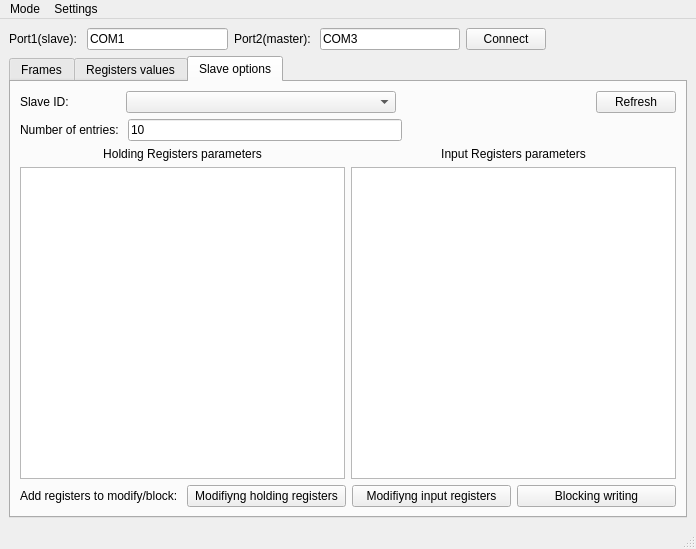
<?xml version="1.0" encoding="UTF-8"?>
<ui version="4.0">
 <class>MainWindow</class>
 <widget class="QMainWindow" name="MainWindow">
  <property name="geometry">
   <rect>
    <x>0</x>
    <y>0</y>
    <width>696</width>
    <height>549</height>
   </rect>
  </property>
  <property name="windowTitle">
   <string>MainWindow</string>
  </property>
  <widget class="QWidget" name="centralwidget">
   <layout class="QGridLayout" name="gridLayout_3">
    <item row="0" column="0">
     <layout class="QGridLayout" name="gridLayout">
      <item row="0" column="6">
       <widget class="QLineEdit" name="lineEdit_2">
        <property name="text">
         <string>COM3</string>
        </property>
       </widget>
      </item>
      <item row="0" column="8">
       <spacer name="horizontalSpacer">
        <property name="orientation">
         <enum>Qt::Horizontal</enum>
        </property>
        <property name="sizeHint" stdset="0">
         <size>
          <width>40</width>
          <height>20</height>
         </size>
        </property>
       </spacer>
      </item>
      <item row="0" column="4">
       <widget class="QLineEdit" name="lineEdit">
        <property name="text">
         <string>COM1</string>
        </property>
       </widget>
      </item>
      <item row="0" column="7">
       <widget class="QPushButton" name="pushButton">
        <property name="text">
         <string>Connect</string>
        </property>
       </widget>
      </item>
      <item row="0" column="3">
       <widget class="QLabel" name="label">
        <property name="text">
         <string>Port1(slave): </string>
        </property>
       </widget>
      </item>
      <item row="0" column="5">
       <widget class="QLabel" name="label_2">
        <property name="text">
         <string>Port2(master): </string>
        </property>
       </widget>
      </item>
     </layout>
    </item>
    <item row="1" column="0">
     <widget class="QTabWidget" name="tabWidget">
      <property name="currentIndex">
       <number>2</number>
      </property>
      <widget class="QWidget" name="tab">
       <property name="enabled">
        <bool>true</bool>
       </property>
       <attribute name="title">
        <string>Frames</string>
       </attribute>
       <layout class="QGridLayout" name="gridLayout_2">
        <item row="0" column="0">
         <widget class="QTableWidget" name="tableWidget">
          <column>
           <property name="text">
            <string>Slave ID</string>
           </property>
          </column>
          <column>
           <property name="text">
            <string>Function code</string>
           </property>
          </column>
          <column>
           <property name="text">
            <string>Data</string>
           </property>
          </column>
          <column>
           <property name="text">
            <string>CRC error check</string>
           </property>
          </column>
         </widget>
        </item>
       </layout>
      </widget>
      <widget class="QWidget" name="tab_2">
       <attribute name="title">
        <string>Registers values</string>
       </attribute>
       <layout class="QGridLayout" name="gridLayout_4">
        <item row="2" column="0">
         <widget class="QTableWidget" name="tableWidget_3"/>
        </item>
        <item row="1" column="0">
         <layout class="QGridLayout" name="gridLayout_7">
          <item row="1" column="2">
           <widget class="QLabel" name="label_6">
            <property name="text">
             <string>Register count: </string>
            </property>
           </widget>
          </item>
          <item row="0" column="0">
           <widget class="QLabel" name="label_3">
            <property name="text">
             <string>Slave ID: </string>
            </property>
           </widget>
          </item>
          <item row="1" column="0">
           <widget class="QLabel" name="label_5">
            <property name="text">
             <string>Address count: </string>
            </property>
           </widget>
          </item>
          <item row="0" column="3">
           <widget class="QComboBox" name="comboBox_2">
            <property name="minimumSize">
             <size>
              <width>140</width>
              <height>0</height>
             </size>
            </property>
            <item>
             <property name="text">
              <string>Input registers</string>
             </property>
            </item>
            <item>
             <property name="text">
              <string>Holding registers</string>
             </property>
            </item>
           </widget>
          </item>
          <item row="0" column="1">
           <widget class="QComboBox" name="comboBox">
            <property name="minimumSize">
             <size>
              <width>0</width>
              <height>0</height>
             </size>
            </property>
           </widget>
          </item>
          <item row="1" column="1">
           <widget class="QLineEdit" name="lineEdit_3">
            <property name="text">
             <string>10</string>
            </property>
           </widget>
          </item>
          <item row="1" column="3">
           <widget class="QLineEdit" name="lineEdit_4">
            <property name="text">
             <string>10</string>
            </property>
           </widget>
          </item>
          <item row="0" column="2">
           <widget class="QLabel" name="label_4">
            <property name="text">
             <string>Data type: </string>
            </property>
           </widget>
          </item>
         </layout>
        </item>
        <item row="1" column="1">
         <widget class="QPushButton" name="pushButton_2">
          <property name="text">
           <string>Refresh</string>
          </property>
         </widget>
        </item>
       </layout>
      </widget>
      <widget class="QWidget" name="tab_3">
       <attribute name="title">
        <string>Slave options</string>
       </attribute>
       <layout class="QGridLayout" name="gridLayout_5">
        <item row="4" column="0">
         <layout class="QGridLayout" name="gridLayout_8">
          <property name="bottomMargin">
           <number>0</number>
          </property>
          <item row="0" column="3">
           <widget class="QPushButton" name="pushButton_4">
            <property name="text">
             <string>Blocking writing</string>
            </property>
           </widget>
          </item>
          <item row="0" column="2">
           <widget class="QPushButton" name="pushButton_5">
            <property name="text">
             <string>Modifiyng input registers</string>
            </property>
           </widget>
          </item>
          <item row="0" column="1">
           <widget class="QPushButton" name="pushButton_6">
            <property name="text">
             <string>Modifiyng holding registers</string>
            </property>
           </widget>
          </item>
          <item row="0" column="0">
           <widget class="QLabel" name="label_9">
            <property name="text">
             <string>Add registers to modify/block: </string>
            </property>
           </widget>
          </item>
         </layout>
        </item>
        <item row="1" column="0">
         <layout class="QGridLayout" name="gridLayout_9">
          <property name="bottomMargin">
           <number>0</number>
          </property>
          <item row="0" column="2">
           <spacer name="horizontalSpacer_3">
            <property name="orientation">
             <enum>Qt::Horizontal</enum>
            </property>
            <property name="sizeType">
             <enum>QSizePolicy::Expanding</enum>
            </property>
            <property name="sizeHint" stdset="0">
             <size>
              <width>40</width>
              <height>20</height>
             </size>
            </property>
           </spacer>
          </item>
          <item row="0" column="1">
           <widget class="QLineEdit" name="lineEdit_5">
            <property name="text">
             <string>10</string>
            </property>
           </widget>
          </item>
          <item row="0" column="0">
           <widget class="QLabel" name="label_8">
            <property name="minimumSize">
             <size>
              <width>100</width>
              <height>0</height>
             </size>
            </property>
            <property name="text">
             <string>Number of entries: </string>
            </property>
           </widget>
          </item>
         </layout>
        </item>
        <item row="0" column="0">
         <layout class="QGridLayout" name="gridLayout_6">
          <item row="0" column="3">
           <spacer name="horizontalSpacer_2">
            <property name="orientation">
             <enum>Qt::Horizontal</enum>
            </property>
            <property name="sizeHint" stdset="0">
             <size>
              <width>40</width>
              <height>20</height>
             </size>
            </property>
           </spacer>
          </item>
          <item row="0" column="0">
           <widget class="QLabel" name="label_7">
            <property name="minimumSize">
             <size>
              <width>100</width>
              <height>0</height>
             </size>
            </property>
            <property name="text">
             <string>Slave ID: </string>
            </property>
           </widget>
          </item>
          <item row="0" column="1">
           <widget class="QComboBox" name="comboBox_3">
            <property name="minimumSize">
             <size>
              <width>270</width>
              <height>0</height>
             </size>
            </property>
           </widget>
          </item>
          <item row="0" column="4">
           <widget class="QPushButton" name="pushButton_3">
            <property name="text">
             <string>Refresh</string>
            </property>
           </widget>
          </item>
         </layout>
        </item>
        <item row="2" column="0">
         <layout class="QGridLayout" name="gridLayout_10">
          <property name="bottomMargin">
           <number>0</number>
          </property>
          <item row="1" column="1">
           <widget class="QTableWidget" name="tableWidget_4"/>
          </item>
          <item row="1" column="0">
           <widget class="QTableWidget" name="tableWidget_2"/>
          </item>
          <item row="0" column="0">
           <widget class="QLabel" name="label_10">
            <property name="layoutDirection">
             <enum>Qt::LeftToRight</enum>
            </property>
            <property name="text">
             <string>Holding Registers parameters</string>
            </property>
            <property name="alignment">
             <set>Qt::AlignCenter</set>
            </property>
           </widget>
          </item>
          <item row="0" column="1">
           <widget class="QLabel" name="label_11">
            <property name="text">
             <string>Input Registers parameters</string>
            </property>
            <property name="alignment">
             <set>Qt::AlignCenter</set>
            </property>
           </widget>
          </item>
         </layout>
        </item>
       </layout>
      </widget>
     </widget>
    </item>
   </layout>
  </widget>
  <widget class="QStatusBar" name="statusbar"/>
  <widget class="QMenuBar" name="menubar">
   <property name="geometry">
    <rect>
     <x>0</x>
     <y>0</y>
     <width>696</width>
     <height>26</height>
    </rect>
   </property>
   <widget class="QMenu" name="menuMode">
    <property name="title">
     <string>Mode</string>
    </property>
    <addaction name="action2_ports"/>
    <addaction name="action1_port"/>
   </widget>
   <widget class="QMenu" name="menuPort_settings">
    <property name="title">
     <string>Settings</string>
    </property>
    <addaction name="actionPort_settings"/>
    <addaction name="separator"/>
    <addaction name="actionTask_settings"/>
   </widget>
   <addaction name="menuMode"/>
   <addaction name="menuPort_settings"/>
  </widget>
  <action name="action2_ports">
   <property name="text">
    <string>2 ports</string>
   </property>
  </action>
  <action name="action1_port">
   <property name="text">
    <string>1 port</string>
   </property>
  </action>
  <action name="actionTurn_on">
   <property name="text">
    <string>Turn on</string>
   </property>
  </action>
  <action name="actionTurn_off">
   <property name="text">
    <string>Turn off</string>
   </property>
  </action>
  <action name="actionPort_settings">
   <property name="text">
    <string>Port settings</string>
   </property>
  </action>
  <action name="actionTask_settings">
   <property name="text">
    <string>Task settings</string>
   </property>
  </action>
 </widget>
 <resources/>
 <connections/>
</ui>
